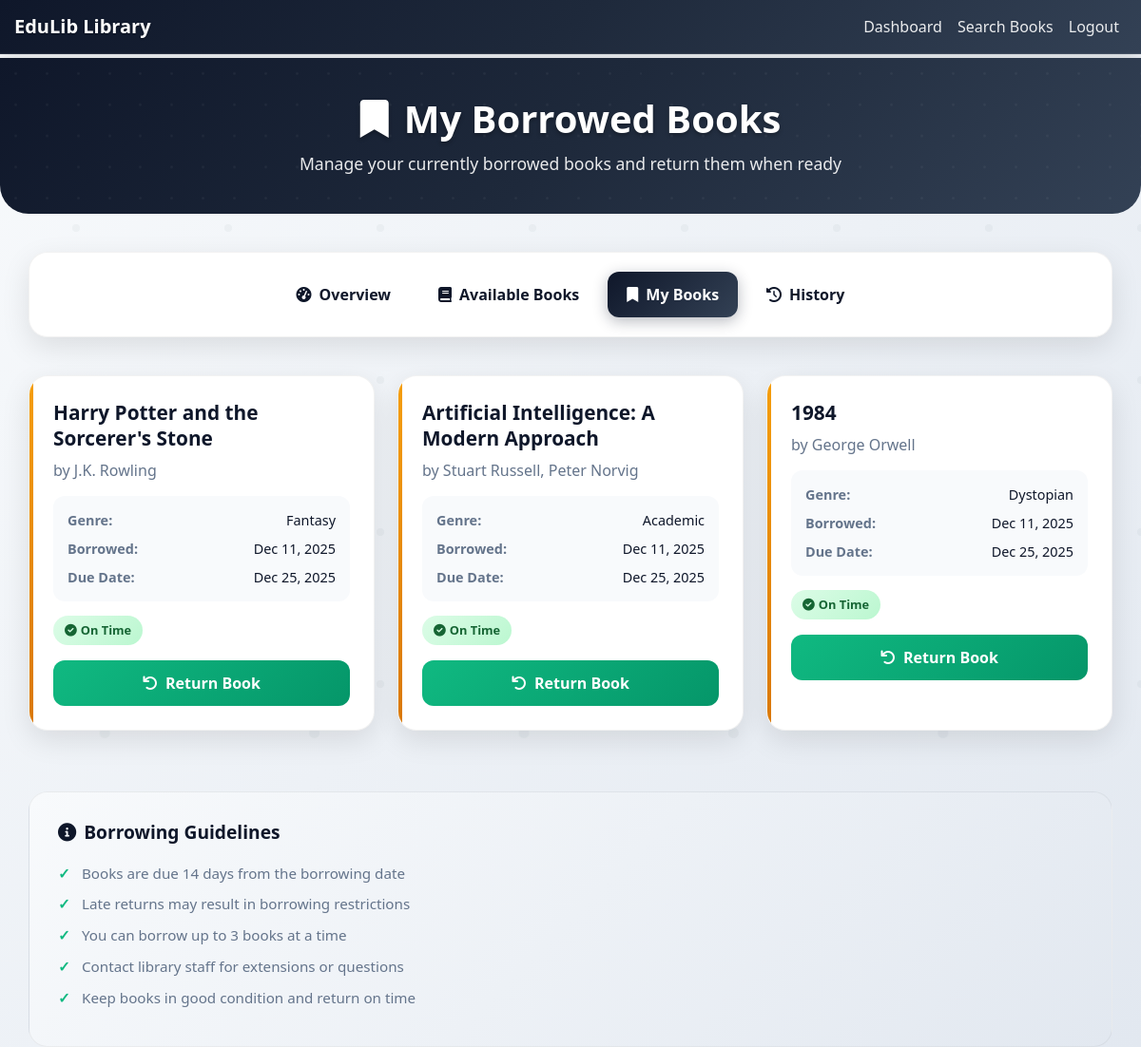
Screenshot of /my_books (signed in) with the database file from the repository.
### app/models.py (models this page shows, shortened)
class Book(db.Model):
    id = db.Column(db.Integer, primary_key=True)
    isbn = db.Column(db.String(13), unique=True, nullable=False)
    title = db.Column(db.String(200), nullable=False)
    author = db.Column(db.String(100), nullable=False)
    genre = db.Column(db.String(50))
    quantity = db.Column(db.Integer, nullable=False, default=1)
    available_quantity = db.Column(db.Integer, nullable=False, default=1)
    borrowings = db.relationship('Borrowing', backref='book', lazy=True)

class Borrowing(db.Model):
    id = db.Column(db.Integer, primary_key=True)
    student_id = db.Column(db.Integer, db.ForeignKey('student.id'), nullable=False)
    book_id = db.Column(db.Integer, db.ForeignKey('book.id'), nullable=False)
    borrow_date = db.Column(db.DateTime, nullable=False, default=datetime.utcnow)
    due_date = db.Column(db.DateTime, nullable=False)
    return_date = db.Column(db.DateTime)
    status = db.Column(db.String(20), nullable=False, default='borrowed')

### app/routes.py (the view)
@bp.route('/my_books')
@login_required
def my_books():
    borrowed_books = [b.book for b in current_user.borrowings if b.status == 'borrowed']
    borrowings = {b.book_id: b for b in current_user.borrowings if b.status == 'borrowed'}
    return render_template('my_books.html', borrowed_books=borrowed_books, borrowings=borrowings)

### app/__init__.py (called while the page is built)
@login_manager.user_loader
def load_user(user_id):
    from .models import Student
    return Student.query.get(int(user_id))

### app/templates/my_books.html (shortened to what this page needs)
{% extends "base.html" %}
{% block content %}
<div class="page-header">
    <div class="container">
        <div class="row">
            <div class="col-12 text-center">
                <h1><i class="fas fa-bookmark me-3"></i>My Borrowed Books</h1>
                <p>Manage your currently borrowed books and return them when ready</p>
            </div>
        </div>
    </div>
</div>
<div class="container">
    <div class="student-nav">
        <div class="d-flex justify-content-center flex-wrap">
            <a class="nav-link" href="{{ url_for('main.dashboard') }}">
                <i class="fas fa-tachometer-alt me-2"></i>Overview
            </a>
            <a class="nav-link" href="{{ url_for('main.available_books') }}">
                <i class="fas fa-book me-2"></i>Available Books
            </a>
            <a class="nav-link active" href="{{ url_for('main.my_books') }}">
                <i class="fas fa-bookmark me-2"></i>My Books
            </a>
            <a class="nav-link" href="{{ url_for('main.borrowing_history') }}">
                <i class="fas fa-history me-2"></i>History
            </a>
        </div>
    </div>
    {% if borrowed_books %}
    <div class="row">
        {% for book in borrowed_books %}
        <div class="col-lg-6 col-xl-4 mb-4">
            <div class="borrowed-book-card">
                <h5 class="book-title">{{ book.title }}</h5>
                <p class="book-author">by {{ book.author }}</p>
                <div class="book-details">
                    <div class="detail-item">
                        <span class="detail-label">Genre:</span>
                        <span class="detail-value">{{ book.genre }}</span>
                    </div>
                    <div class="detail-item">
                        <span class="detail-label">Borrowed:</span>
                        <span class="detail-value">{{ borrowings[book.id].borrow_date.strftime('%b %d, %Y') }}</span>
                    </div>
                    <div class="detail-item">
                        <span class="detail-label">Due Date:</span>
                        <span class="detail-value">{{ borrowings[book.id].due_date.strftime('%b %d, %Y') }}</span>
                    </div>
                </div>
                <div class="mb-3">
                    {% if borrowings[book.id].due_date < borrowings[book.id].borrow_date.replace(hour=23, minute=59, second=59) %}
                        <span class="status-overdue">
                            <i class="fas fa-exclamation-triangle me-1"></i>Overdue - Return ASAP
                        </span>
                    {% else %}
                        <span class="status-on-time">
                            <i class="fas fa-check-circle me-1"></i>On Time
                        </span>
                    {% endif %}
                </div>
                <form method="POST" action="{{ url_for('main.return_borrowing', borrowing_id=borrowings[book.id].id) }}">
                    <button type="submit" class="btn btn-return">
                        <i class="fas fa-undo me-2"></i>Return Book
                    </button>
                </form>
            </div>
        </div>
        {% endfor %}
    </div>
    {% endif %}
    <div class="info-section">
        <h5><i class="fas fa-info-circle me-2"></i>Borrowing Guidelines</h5>
        <ul class="info-list">
            <li>Books are due 14 days from the borrowing date</li>
            <li>Late returns may result in borrowing restrictions</li>
            <li>You can borrow up to 3 books at a time</li>
            <li>Contact library staff for extensions or questions</li>
            <li>Keep books in good condition and return on time</li>
        </ul>
    </div>
</div>
{% endblock %}

### app/templates/base.html (style rules this page uses)
body { font-family: 'Segoe UI', Tahoma, Geneva, Verdana, sans-serif; background: linear-gradient(135deg, #f8fafc 0%, #e2e8f0 100%); min-height: 100vh; position: relative; }
body::before { content: ''; position: fixed; top: 0; left: 0; width: 100%; height: 100%; pointer-events: none; z-index: -1; }
.container { max-width: 100%; padding-left: 15px; padding-right: 15px; }
.btn { border-radius: 25px; font-weight: 600; transition: all 0.3s ease; }

### app/templates/my_books.html (style rules this page uses)
.page-header { background: linear-gradient(135deg, #0f172a 0%, #1e293b 50%, #334155 100%); color: white; padding: 40px 0; margin: -20px -15px 40px -15px; border-radius: 0 0 30px 30px; position: relative; overflow: hidden; }
.page-header::before { content: ''; position: absolute; top: 0; left: 0; right: 0; bottom: 0; pointer-events: none; }
.page-header h1 { font-size: 2.5rem; font-weight: 700; margin-bottom: 10px; text-shadow: 0 2px 4px rgba(0,0,0,0.3); }
.page-header p { font-size: 1.1rem; opacity: 0.9; margin-bottom: 0; }
.student-nav { background: white; border-radius: 20px; box-shadow: 0 10px 30px rgba(0,0,0,0.1); padding: 20px; margin-bottom: 40px; border: 1px solid rgba(0,0,0,0.05); }
.student-nav .nav-link { color: #0f172a !important; font-weight: 600; padding: 12px 20px; margin: 0 5px; border-radius: 12px; transition: all 0.3s ease; position: relative; }
.student-nav .nav-link.active { background: linear-gradient(135deg, #0f172a, #334155); color: white !important; box-shadow: 0 4px 15px rgba(15, 23, 42, 0.3); }
.borrowed-book-card { background: white; border-radius: 20px; padding: 25px; box-shadow: 0 10px 30px rgba(0,0,0,0.1); border: 1px solid rgba(0,0,0,0.05); transition: all 0.3s ease; height: 100%; position: relative; overflow: hidden; }
.borrowed-book-card::before { content: ''; position: absolute; top: 0; left: 0; width: 4px; height: 100%; background: linear-gradient(135deg, #f59e0b, #d97706); }
.book-title { color: #0f172a; font-weight: 700; font-size: 1.3rem; margin-bottom: 8px; line-height: 1.3; }
.book-author { color: #64748b; font-weight: 500; margin-bottom: 15px; font-size: 1rem; }
.book-details { background: #f8fafc; padding: 15px; border-radius: 12px; margin-bottom: 15px; }
.detail-item { display: flex; justify-content: space-between; align-items: center; margin-bottom: 8px; font-size: 0.9rem; }
.detail-item:last-child { margin-bottom: 0; }
.detail-label { color: #64748b; font-weight: 600; }
.detail-value { color: #0f172a; font-weight: 500; }
.status-on-time { background: linear-gradient(135deg, #dcfce7, #bbf7d0); color: #166534; padding: 6px 12px; border-radius: 20px; font-size: 0.8rem; font-weight: 600; display: inline-block; }
.btn-return { background: linear-gradient(135deg, #10b981, #059669); border: none; color: white; padding: 12px 25px; border-radius: 12px; font-weight: 600; width: 100%; transition: all 0.3s ease; }
.info-section { background: linear-gradient(135deg, #f8fafc 0%, #e2e8f0 100%); border-radius: 20px; padding: 30px; margin-top: 40px; border: 1px solid rgba(0,0,0,0.05); }
.info-section h5 { color: #0f172a; font-weight: 700; margin-bottom: 20px; font-size: 1.2rem; }
.info-list { list-style: none; padding: 0; margin: 0; }
.info-list li { color: #64748b; margin-bottom: 10px; padding-left: 25px; position: relative; font-size: 0.95rem; }
.info-list li::before { content: '✓'; position: absolute; left: 0; color: #10b981; font-weight: bold; }

### rows the page displays
Book: title "Harry Potter and the Sorcerer's Stone", author "J.K. Rowling", genre "Fantasy", shows "On Time"
Borrowing: borrow_date "Dec 11, 2025", due_date "Dec 25, 2025"
Book: title "Artificial Intelligence: A Modern Approach", author "Stuart Russell, Peter Norvig", genre "Academic", shows "On Time"
Borrowing: borrow_date "Dec 11, 2025", due_date "Dec 25, 2025"
Book: title "1984", author "George Orwell", genre "Dystopian", shows "On Time"
Borrowing: borrow_date "Dec 11, 2025", due_date "Dec 25, 2025"
